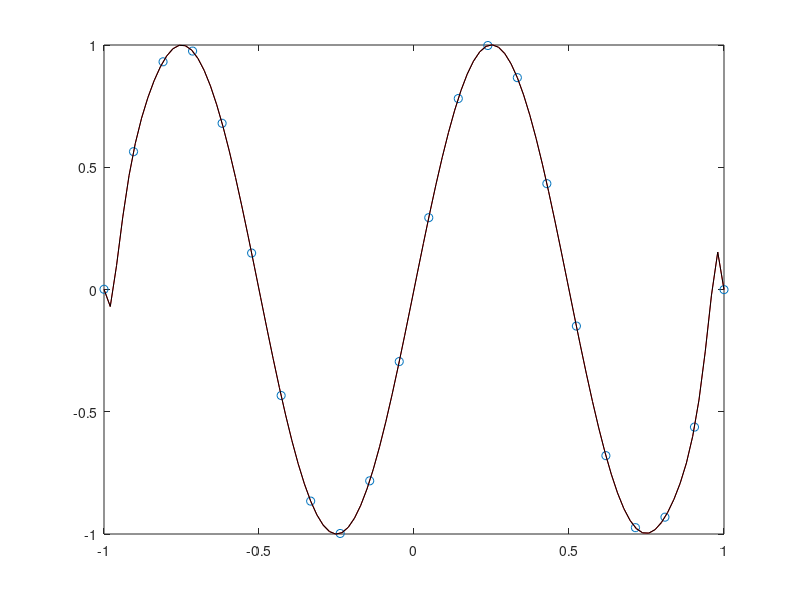

Source code (MATLAB):

N=22;
M=100;
xx=linspace(-1,1,N);

yy=sin(2*pi*xx) + 9.5e-4*2*(rand(1,N) - 0.5);

hold off
plot(xx,yy,"o")
xlim([-1,1])
ylim([-1,1])
hold on

xxx=linspace(xx(1),xx(end),M);

# ラグランジェ補間を手動で行う
phi=ones(N,M);

for i=1:N
    for(j=1:N)
       if i != j
            phi(i,:).*=((xxx-xx(j))/(xx(i)-xx(j)));
        endif
    endfor
endfor

H = zeros(1,M);
for i=1:N
    H(1,:) += phi(i,:).*yy(i);
endfor

plot(xxx,H, "r")


#polyfit使用
c=polyfit(xx,yy,N);
yfit=polyval(c,xxx);
plot(xxx,yfit,"k")

